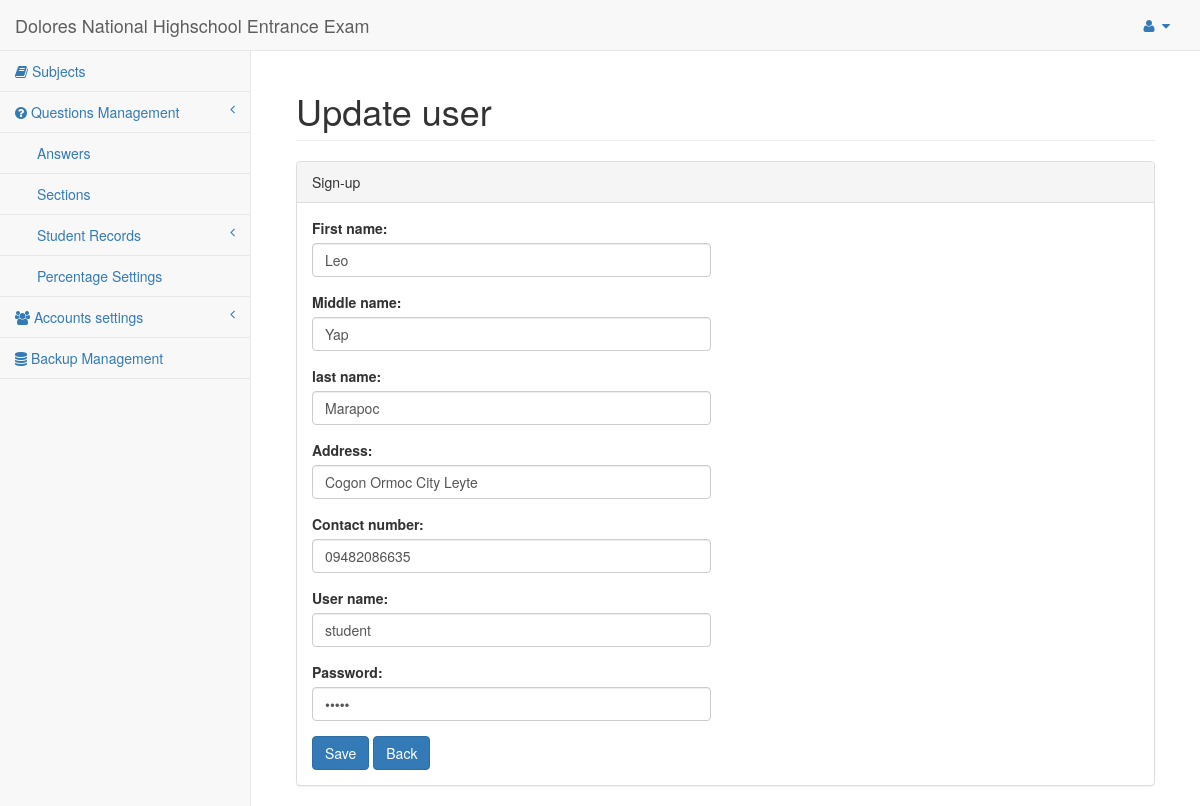
/forms/edit_user_form.php?user=2, run on the app's committed database.
### tables this page shows
CREATE TABLE `users` (
  `id` int(11) NOT NULL auto_increment,
  `Fname` varchar(50) NOT NULL,
  `Mname` varchar(50) NOT NULL,
  `Lname` varchar(50) NOT NULL,
  `address` varchar(500) NOT NULL,
  `Cnumber` varchar(20) NOT NULL,
  `username` varchar(50) NOT NULL,
  `password` varchar(50) NOT NULL,
  `ULevel` int(11) NOT NULL,
  `status` enum('1','0') NOT NULL default '1',
  PRIMARY KEY  (`id`)
);

### forms/edit_user_form.php (the view, shortened to what this page needs)
<?php session_start();
$result = mysql_query("SELECT * FROM users WHERE id ='".$_GET['user']."'");
$row = mysql_fetch_array($result);
?>
<!DOCTYPE html>
<html lang="en">
<head>
    <link href="../bower_components/bootstrap/dist/css/bootstrap.min.css" rel="stylesheet">
    <link href="../bower_components/metisMenu/dist/metisMenu.min.css" rel="stylesheet">
    <link href="../dist/css/sb-admin-2.css" rel="stylesheet">
    <link href="../bower_components/font-awesome/css/font-awesome.min.css" rel="stylesheet" type="text/css">
</head>
<body>
    <div id="wrapper">
        <?php require_once('../pages/navigation.php'); ?>
        <div id="page-wrapper">
            <div class="container-fluid">
                <div class="row">
                    <div class="col-lg-12">
                        <h1 class="page-header">Update user</h1>
                    </div>
                </div>
                <div class="row">
                    <div class="col-lg-12">
                        <div class="panel panel-default">
                            <div class="panel-heading">
                              Sign-up
                            </div>
                            <div class="panel-body">
                                <div class="row">
                                    <div class="col-lg-6">
                                        <form method="post" action="signup_form.php" role="form">
                                            <div class="form-group">
                                                <label>First name:</label>
                                                <input name="fname" type="text" class="form-control" placeholder="First name" value="<?php echo $row['Fname']; ?>" required>
                                            </div>
                                            <div class="form-group">
                                                <label>Middle name:</label>
                                                <input name="mname" type="text" class="form-control" placeholder="Middle name" value="<?php echo $row['Mname']; ?>" required>
                                            </div>
                                            <div class="form-group">
                                                <label>last name:</label>
                                               <input name="lname" type="text" class="form-control" placeholder="Last name" value="<?php echo $row['Lname']; ?>" required>
                                            </div>
                                            <div class="form-group">
                                                <label>Address:</label>
                                                <input name="address" type="text" class="form-control" placeholder="Address" value="<?php echo $row['address']; ?>" required>
                                            </div>
                                            <div class="form-group">
                                                <label>Contact number:</label>
                                                <input name="cnum" type="text" class="form-control" placeholder="Contact number" value="<?php echo $row['Cnumber']; ?>" required>
                                            </div>
                                            <div class="form-group">
                                                <label>User name:</label>
                                                <input name="uname" type="text" class="form-control" placeholder="Username" value="<?php echo $row['username']; ?>" required>
                                            </div>
                                            <div class="form-group">
                                                <label>Password:</label>
                                                <input name="pass" type="password" class="form-control" placeholder="Password" value="<?php echo $row['password']; ?>"  required>
                                            </div>
                                            <input type="submit" name="submit" value="Save" class="btn btn-primary">
                                            <a class="btn btn-primary" href="../pages/users.php">Back </a>
                                        </form>
                                    </div>
                                </div>
                            </div>
                        </div>
                    </div>
                </div>
            </div>
        </div>
    </div>
</body>
</html>

### data on the page
users: fname "Leo", mname "Yap", lname "Marapoc", address "Cogon Ormoc City Leyte", cnum "09482086635", uname "student"
